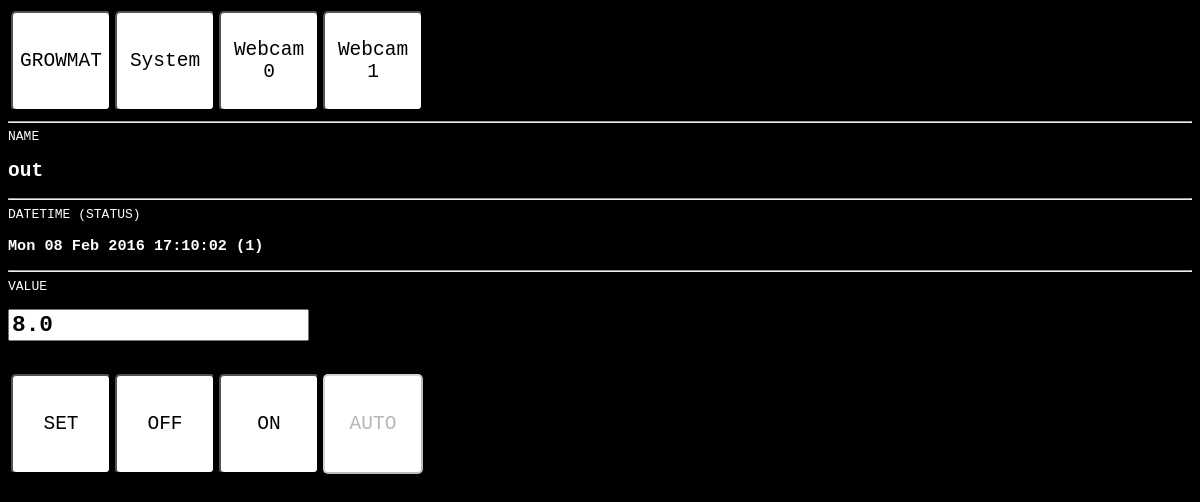
Page /w/detail/0/2/ on the earlier database version.
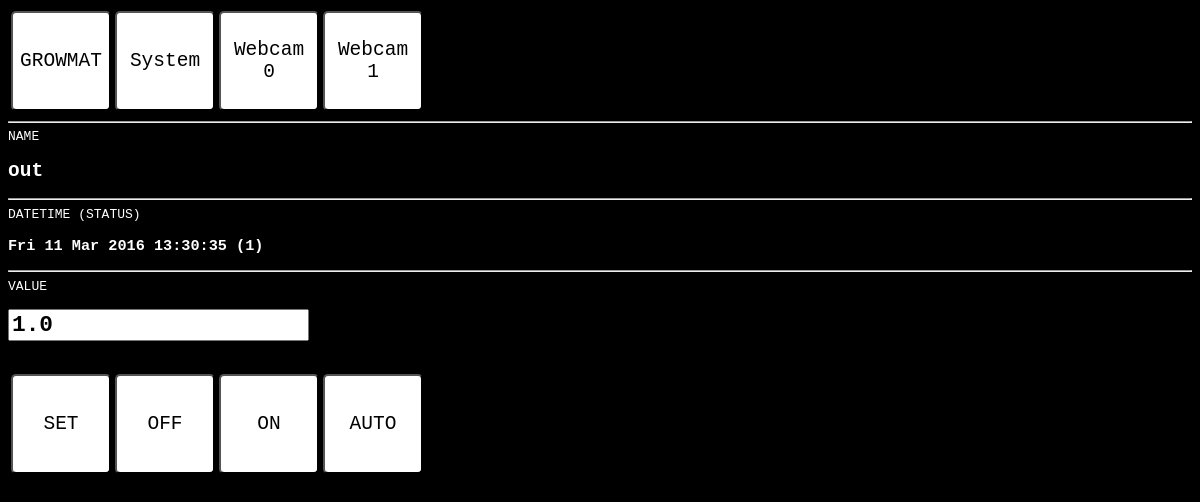
Same page on the later database version.
### w/models.py (models this page shows, shortened)
class Instrument(models.Model):
	cNT = 1<<0
	cIV = 1<<1
	cA  = 1<<2
	cW  = 1<<3
	INSTRUMENT_TYPE = (
					(0, 'SYSTEM'),
					(10, 'OUTPUT'),
     				(20, 'THERMOMETER'),
         			(30, 'HUMIDITYMETER'),
    			    (40, 'DISTANCEMETER'),
    				(50, 'PHMETER'),
	)
	INSTRUMENT_INDEX = (
					(0, '0'),
     				(1, '1'),
         			(2, '2'),
    			    (3, '3'),
    				(4, '4'),
    				(5, '5'),
     				(6, '6'),
         			(7, '7'),
    			    (8, '8'),
    				(9, '9'),
	)
	DATA_TYPE = (
					(0, 'int'),
     				(1, 'float'),
	)
	priority = models.FloatField(default=0, blank=True)
	manual = models.BooleanField(default=False, blank=True)
	address = models.IntegerField(default=0)
	type = models.IntegerField(choices=INSTRUMENT_TYPE, default=0)
	index = models.IntegerField(default=0)
	output = models.BooleanField(default = False, blank=True)
	datatype = models.IntegerField(choices=DATA_TYPE, default=0)
	name = models.CharField(default='NEW',  max_length=256)
	value = models.FloatField(default=0)
	status = models.IntegerField(default=1)
	datetime = models.DateTimeField(null=True, blank=True)

### w/views.py (the view, shortened to what this page needs)
# urls.py: url(r'^detail/(?P<page>[0-9]+)/(?P<pk>[0-9]+)/$', views.detail, name='detail'),
def detail(request, page=0, pk=None):
    instrument = Instrument.objects.get(pk=pk)
    form = InstrumentForm(instance = instrument)
    context = RequestContext(request, {
        'instrument': instrument,
        'form':form,
        'page': page })
    return render(request, 'w/detail.html', context)

### w/models.py
class InstrumentForm(ModelForm):
    class Meta:
        model = Instrument
        fields = ['priority', 'manual', 'address', 'type', 'index', 'output', 'datatype','name', 'value', 'status', 'datetime']

### w/templates/w/detail.html (shortened to what this page needs)
{% load staticfiles %}
<html>
	<head>
		<link rel="stylesheet" type="text/css" href="{% static 'w/style.css' %}">
    </head>
<body>
<table>
<tr>
<td>
<a href="{% url 'w:index' page %}"><button class="label">GROWMAT</button></a>
</td>
<td>
<a href="{% url 'w:instrument' %}"><button class="label">System</button></a>
</td>
<td>
<a href="{% url 'w:webcam' 0 %}"><button class="label">Webcam<br>0</button></a>
</td>
<td>
<a href="{% url 'w:webcam' 1 %}"><button class="label">Webcam<br>1</button></a>
</td>
</tr>
</table>
<hr>
	<form action="" method="post">{% csrf_token %}
	NAME <h2>{{ instrument.name }}</h2>
	<hr>
	DATETIME (STATUS) <h3>{{ instrument.datetime|date:"D d M Y" }} {{ instrument.datetime|time:"H:i:s" }} ({{ instrument.status }}) </h3>
	<hr>
	VALUE
			<h3>
				{{ form.value }}
			</h3>&nbsp;
  <table>
			<tr><td><button class="label" type="submit" name="setValue">SET</button></td>
    		<td><button class="label" type="submit" name="setOff">OFF</button></td>
    	    <td><button class="label" type="submit" name="setOn">ON</button></td>
        	<td><button class="label" type="submit" name="resetManual"
        	{% if not instrument.manual %}
					disabled
				{% endif %}>AUTO</button></td></tr>
  			</table>
		</form>
	</body>
</html>

### static/w/style.css (style rules this page uses)
body { background-color: black; color: white; font-family: Monospace; }
html, body { //width=100%; //overflow-x: hidden; //overflow-y: hidden; }
input[type="number"] { font-family: Monospace; font-size: 1.5em }
a { color: white; }
button { height: 100px; width: 100px; font-family: Monospace; border-radius: 5px; //font-face: Tahoma; //font-size: 1.2em }
button.label { background: white; font-size: 1.5em }
tr a { width:100%; display:block; color: black; text-decoration: none; }
td a { width:100%; display:block; color: black; text-decoration: none; }
input { font-weight: bold; font-size:large; }

Differences in the rows shown:
changed Instrument "out": datetime "Mon 08 Feb 2016" → "Fri 11 Mar 2016"; datetime "17:10:02" → "13:30:35"; value "8.0" → "1.0"; manual False → True (drawn)
